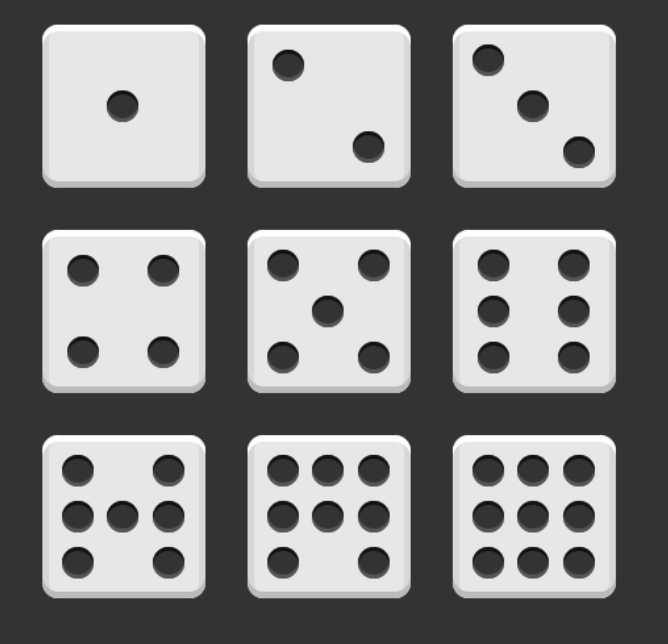
#> input picture read_several_dice_image/1.png, 668 x 644 px; its folder holds only this picture in this run
$ python read_several_dice.py
#> lines starting #> are read from the running program, lines starting #| are printed output that depends on the picture; after the words box and inside, x2 and y2 are one past the last pixel; in counts of white or black regions, pixels touching at a corner belong together
import math
import cv2 as cv

for k in range(3):
    file_path = 'read_several_dice_image/' + str(k + 1) + '.png'
    img = cv.imread(file_path, cv.IMREAD_GRAYSCALE)
#> img is the input picture: shape (644, 668); min 17, max 255, mean 134.2
    _, img_bin = cv.threshold(img, 0, 255, cv.THRESH_BINARY_INV | cv.THRESH_OTSU)
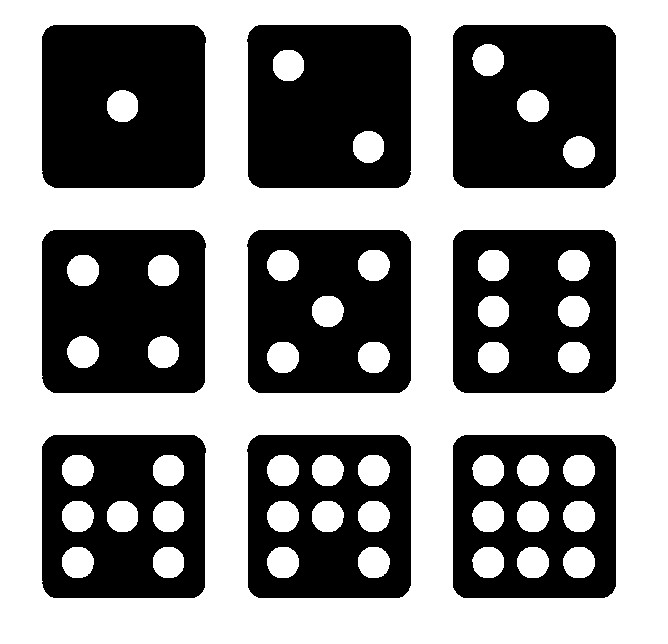
#> img_bin: shape (644, 668); 53.2% white; 9 black regions
    contours, hierarchy = cv.findContours(img_bin, cv.RETR_TREE, cv.CHAIN_APPROX_NONE)
#> contours = 55 contours; largest, box (x1, y1, x2, y2) and area: (0, 0, 668, 644) 428881, (452, 229, 617, 394) 26694, (246, 229, 412, 394) 26692, (452, 434, 617, 599) 26691, (246, 434, 412, 599) 26691

    cnt= {}
    rec=0
    for i in range(len(contours)):
        approx = cv.approxPolyDP(contours[i], cv.arcLength(contours[i], True)*0.02, True)
        parent = hierarchy[0][i][-1]

        if len(approx)==4:
            rec = i
        elif len(approx)>4 and parent==rec :
            length = cv.arcLength(contours[i], True)
            area = cv.contourArea(contours[i])
            ratio = 4.*math.pi*area / (length*length)

            if ratio >0.85 :
                if parent not in cnt:
                    cnt[parent] = 1
                else:
                    cnt[parent]+=1
#> this loop made 55 passes
#> (parent, length, area, ratio) on passes 3, 4, 5, 6, 7, 8, 9, 10, 11, 13, 14, 15: (1, 103.3, 761, 0.897), (1, 103.3, 761, 0.897), (1, 102.1, 754, 0.909), (1, 103.3, 759, 0.895), (1, 103.3, 761, 0.897), (1, 102.1, 757, 0.913), (1, 103.3, 761, 0.897), (1, 103.3, 761, 0.897), (1, 102.1, 755, 0.91), (11, 103.8, 758.5, 0.884), (11, 103.3, 761, 0.897), (11, 103.3, 758, 0.893)
#> (approx, parent) on passes 1, 2, 12, 21, 29, 36: ([[0, 0], [0, 643], [667, 643], [667, 0]], -1), ([[458, 437], [612, 439], [611, 594], [455, 592]], 0), ([[253, 437], [408, 441], [402, 597], [249, 591]], 0), ([[49, 436], [203, 441], [198, 596], [44, 591]], 0), ([[459, 231], [613, 235], [611, 389], [455, 387]], 0), ([[254, 231], [407, 234], [404, 390], [249, 386]], 0)
#> after the loop, cnt = 9 items

    sorted_cnt = sorted(cnt.items(), key=lambda item: item[1])
#> sorted_cnt = [(53, 1), (50, 2), (46, 3), (41, 4), (35, 5), (28, 6), (20, 7), (11, 8), (1, 9)]

    print('#%d In ascending order, the dice value is ' %(k+1), end=' ')
    for i in range(len(sorted_cnt)):
        print(sorted_cnt[i][1], end=' ')
#> this loop made 9 passes
#| 1
#| 2
#| 3
#| 4
#| 5
#| 6
#| 7
#| 8
#> (further printed lines are left out)
    print()
